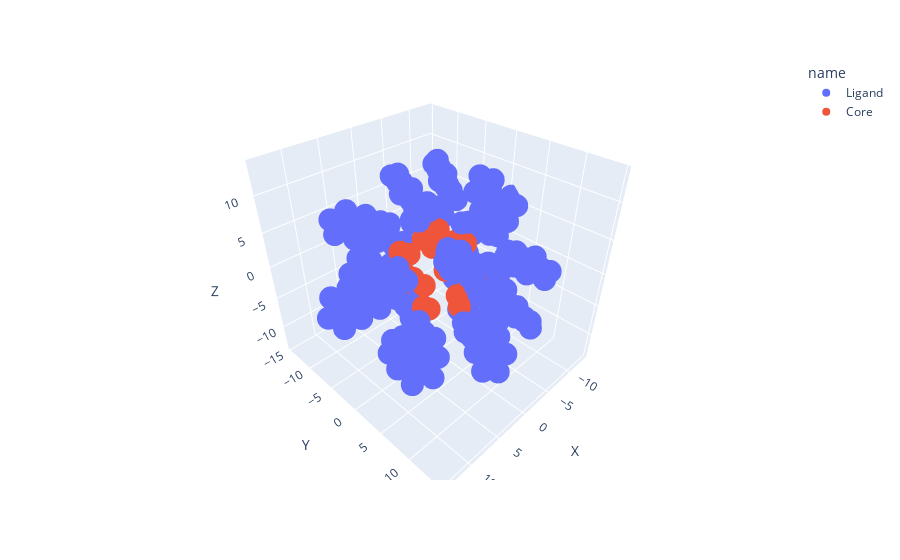

The notebook cell saved with this chart:
### Code cell
fig = px.scatter_3d(PandasNPDataframe, x='X', y='Y', z='Z', color='name')
#fig = px.scatter_3d(dfCore, x='X', y='Y', z='Z')
fig.show()

### Figure 1 — Plotly figure (JSON) as saved in the notebook; plotly's stock layout.template omitted (floating-point values rounded to 4 significant figures; data arrays with more than 128 entries replaced by an {"elided": "..."} marker saying what was removed)
{"data": [{"hovertemplate": "name=Ligand<br>X=%{x}<br>Y=%{y}<br>Z=%{z}<extra></extra>", "legendgroup": "Ligand", "marker": {"color": "#636efa", "symbol": "circle"}, "mode": "markers", "name": "Ligand", "scene": "scene", "showlegend": true, "type": "scatter3d", "x": {"elided": "320 float values"}, "y": {"elided": "320 float values"}, "z": {"elided": "320 float values"}}, {"hovertemplate": "name=Core<br>X=%{x}<br>Y=%{y}<br>Z=%{z}<extra></extra>", "legendgroup": "Core", "marker": {"color": "#EF553B", "symbol": "circle"}, "mode": "markers", "name": "Core", "scene": "scene", "showlegend": true, "type": "scatter3d", "x": [7.759e-16, -1.725, 0.2811, 2.324, -4.206, 3.893, -1.264, -2.329, 4.859, -4.835, 2.217, 1.548, -4.373, 4.756, -2.653, -0.5489, 2.921, -3.212, 1.658, 1.004e-15], "y": [5.238, 4.687, 4.136, 3.584, 3.033, 2.481, 1.93, 1.379, 0.8271, 0.2757, -0.2757, -0.8271, -1.379, -1.93, -2.481, -3.033, -3.584, -4.136, -4.687, -5.238], "z": [2.09e-16, 1.58, -3.203, 3.032, -0.744, -2.476, 4.703, -4.485, 1.774, 1.996, -4.738, 4.936, -2.534, -1.046, 3.774, -4.236, 2.462, 0.1328, -1.65, 1.056e-16]}], "layout": {"legend": {"title": {"text": "name"}, "tracegroupgap": 0}, "margin": {"t": 60}, "scene": {"domain": {"x": [0, 1], "y": [0, 1]}, "xaxis": {"title": {"text": "X"}}, "yaxis": {"title": {"text": "Y"}}, "zaxis": {"title": {"text": "Z"}}}}}
